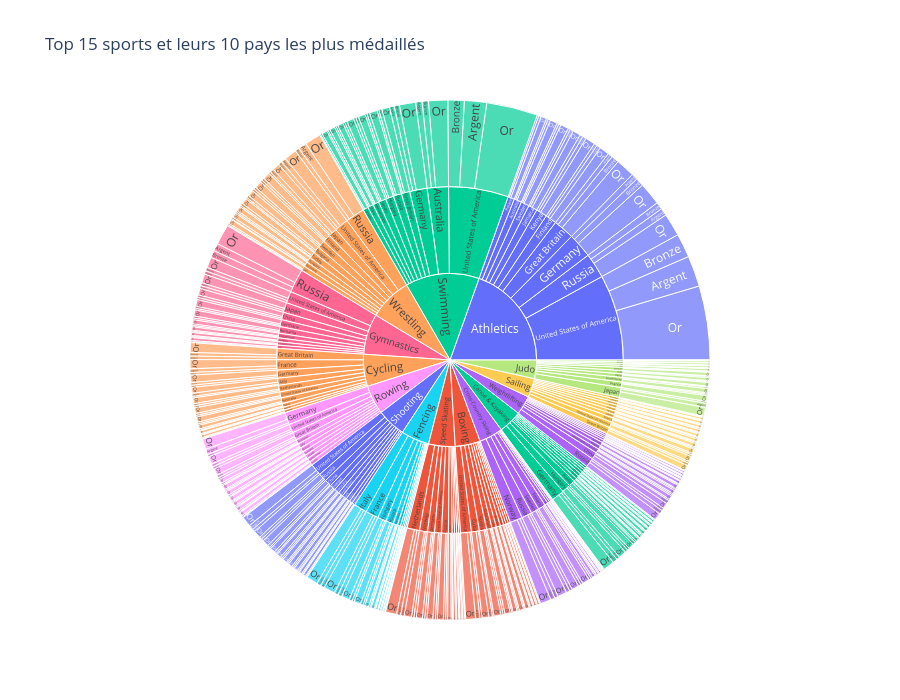

Source (notebook cell):
### Code cell
import json
import pandas as pd
import plotly.express as px

with open("olympic_sports_medals.json", "r", encoding="utf-8") as f:
    data = json.load(f)

rows = []
for sport in data:
    sport_name = sport["name"]
    for nation in sport["nations"]:
        country = nation["name"]
        medals = nation["medals"]
        rows.extend([
            {"Sport": sport_name, "Pays": country, "Médaille": "Or", "Nombre de médailles": medals["gold"]},
            {"Sport": sport_name, "Pays": country, "Médaille": "Argent", "Nombre de médailles": medals["silver"]},
            {"Sport": sport_name, "Pays": country, "Médaille": "Bronze", "Nombre de médailles": medals["bronze"]}
        ])

df = pd.DataFrame(rows)

top_sports = df.groupby("Sport")["Nombre de médailles"].sum().nlargest(15).index
df = df[df["Sport"].isin(top_sports)]

top_countries = (
    df.groupby(["Sport", "Pays"])["Nombre de médailles"]
    .sum()
    .reset_index()
    .sort_values(["Sport", "Nombre de médailles"], ascending=[True, False])
    .groupby("Sport")
    .head(10)
)

df_filtered = df.merge(top_countries[["Sport", "Pays"]], on=["Sport", "Pays"])

fig = px.sunburst(
    df_filtered,
    path=["Sport", "Pays", "Médaille"],
    values="Nombre de médailles",
    color="Sport",
    title="Top 15 sports et leurs 10 pays les plus médaillés",
    height=700
)
fig.update_traces(hovertemplate="<b>%{label}</b><br>Nombre de médailles : %{value}<extra></extra>")
fig.show()

### Figure 1 — Plotly figure (JSON) as saved in the notebook; plotly's stock layout.template omitted (floating-point values rounded to 4 significant figures; data arrays with more than 128 entries replaced by an {"elided": "..."} marker saying what was removed)
{"data": [{"branchvalues": "total", "customdata": {"elided": "615x1 str values"}, "domain": {"x": [0, 1], "y": [0, 1]}, "hovertemplate": "<b>%{label}</b><br>Nombre de médailles : %{value}<extra></extra>", "ids": {"elided": "615 str values"}, "labels": {"elided": "615 str values"}, "marker": {"colors": {"elided": "615 str values"}}, "name": "", "parents": {"elided": "615 str values"}, "type": "sunburst", "values": {"elided": "615 float values"}}], "layout": {"height": 700, "legend": {"tracegroupgap": 0}, "title": {"text": "Top 15 sports et leurs 10 pays les plus médaillés"}}}
